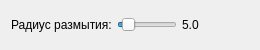
<?xml version="1.0" encoding="UTF-8"?>
<ui version="4.0">
 <class>BlurFilterWidget</class>
 <widget class="QWidget" name="BlurFilterWidget">
  <property name="geometry">
   <rect>
    <x>0</x>
    <y>0</y>
    <width>260</width>
    <height>50</height>
   </rect>
  </property>
  <property name="minimumSize">
   <size>
    <width>0</width>
    <height>50</height>
   </size>
  </property>
  <layout class="QHBoxLayout" name="horizontalLayout">
   <property name="spacing">
    <number>5</number>
   </property>
   <item>
    <widget class="QLabel" name="label">
     <property name="text">
      <string>Радиус размытия:</string>
     </property>
    </widget>
   </item>
   <item>
    <widget class="ClickableSlider" name="radiusSlider">
     <property name="minimum">
      <number>1</number>
     </property>
     <property name="maximum">
      <number>500</number>
     </property>
     <property name="value">
      <number>50</number>
     </property>
     <property name="tracking">
      <bool>false</bool>
     </property>
     <property name="orientation">
      <enum>Qt::Horizontal</enum>
     </property>
    </widget>
   </item>
   <item>
    <widget class="QLabel" name="valueLabel">
     <property name="minimumSize">
      <size>
       <width>50</width>
       <height>0</height>
      </size>
     </property>
     <property name="text">
      <string>5.0</string>
     </property>
    </widget>
   </item>
   <item>
    <spacer name="horizontalSpacer">
     <property name="orientation">
      <enum>Qt::Horizontal</enum>
     </property>
     <property name="sizeHint" stdset="0">
      <size>
       <width>40</width>
       <height>20</height>
      </size>
     </property>
    </spacer>
   </item>
  </layout>
 </widget>
 <customwidgets>
  <customwidget>
   <class>ClickableSlider</class>
   <extends>QSlider</extends>
   <header>gui/ClickableSlider.h</header>
  </customwidget>
 </customwidgets>
 <resources/>
 <connections/>
</ui>
